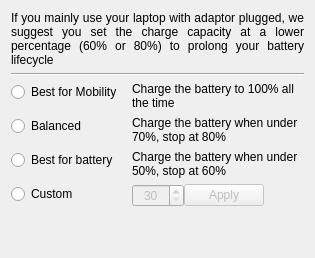
      <widget class="QWidget" name="batteryTab">
       <attribute name="title">
        <string>Battery</string>
       </attribute>
       <layout class="QVBoxLayout" name="verticalLayout">
        <item>
         <widget class="QLabel" name="label_5">
          <property name="text">
           <string>If you mainly use your laptop with adaptor plugged, we suggest you set the charge capacity at a lower percentage (60% or 80%) to prolong your battery lifecycle</string>
          </property>
          <property name="alignment">
           <set>Qt::AlignmentFlag::AlignJustify|Qt::AlignmentFlag::AlignVCenter</set>
          </property>
          <property name="wordWrap">
           <bool>true</bool>
          </property>
         </widget>
        </item>
        <item>
         <widget class="Line" name="line">
          <property name="orientation">
           <enum>Qt::Orientation::Horizontal</enum>
          </property>
         </widget>
        </item>
        <item>
         <layout class="QFormLayout" name="formLayout_2">
          <property name="fieldGrowthPolicy">
           <enum>QFormLayout::FieldGrowthPolicy::AllNonFixedFieldsGrow</enum>
          </property>
          <property name="rowWrapPolicy">
           <enum>QFormLayout::RowWrapPolicy::WrapLongRows</enum>
          </property>
          <property name="labelAlignment">
           <set>Qt::AlignmentFlag::AlignLeading|Qt::AlignmentFlag::AlignLeft|Qt::AlignmentFlag::AlignVCenter</set>
          </property>
          <property name="formAlignment">
           <set>Qt::AlignmentFlag::AlignHCenter|Qt::AlignmentFlag::AlignTop</set>
          </property>
          <property name="horizontalSpacing">
           <number>10</number>
          </property>
          <property name="verticalSpacing">
           <number>6</number>
          </property>
          <item row="0" column="0">
           <widget class="QRadioButton" name="bestMobilityRadioButton">
            <property name="text">
             <string>Best for Mobility</string>
            </property>
            <property name="checkable">
             <bool>true</bool>
            </property>
           </widget>
          </item>
          <item row="0" column="1">
           <widget class="QLabel" name="label_4">
            <property name="text">
             <string>Charge the battery to 100% all the time</string>
            </property>
            <property name="wordWrap">
             <bool>true</bool>
            </property>
           </widget>
          </item>
          <item row="1" column="0">
           <widget class="QRadioButton" name="balancedBatteryRadioButton">
            <property name="text">
             <string>Balanced</string>
            </property>
           </widget>
          </item>
          <item row="1" column="1">
           <widget class="QLabel" name="label_6">
            <property name="text">
             <string>Charge the battery when under 70%, stop at 80%</string>
            </property>
            <property name="wordWrap">
             <bool>true</bool>
            </property>
           </widget>
          </item>
          <item row="2" column="0">
           <widget class="QRadioButton" name="bestBatteryRadioButton">
            <property name="text">
             <string>Best for battery</string>
            </property>
           </widget>
          </item>
          <item row="2" column="1">
           <widget class="QLabel" name="label_7">
            <property name="text">
             <string>Charge the battery when under 50%, stop at 60%</string>
            </property>
            <property name="wordWrap">
             <bool>true</bool>
            </property>
           </widget>
          </item>
          <item row="3" column="0">
           <widget class="QRadioButton" name="customBatteryThresholdRadioButton">
            <property name="text">
             <string>Custom</string>
            </property>
           </widget>
          </item>
          <item row="3" column="1">
           <layout class="QHBoxLayout" name="horizontalLayout_3">
            <property name="sizeConstraint">
             <enum>QLayout::SizeConstraint::SetMinimumSize</enum>
            </property>
            <item>
             <widget class="QSpinBox" name="customBatteryThresholdSpinBox">
              <property name="enabled">
               <bool>false</bool>
              </property>
              <property name="minimumSize">
               <size>
                <width>52</width>
                <height>0</height>
               </size>
              </property>
              <property name="alignment">
               <set>Qt::AlignmentFlag::AlignCenter</set>
              </property>
              <property name="minimum">
               <number>30</number>
              </property>
              <property name="maximum">
               <number>100</number>
              </property>
             </widget>
            </item>
            <item>
             <widget class="QPushButton" name="customBatteryApplyButton">
              <property name="enabled">
               <bool>false</bool>
              </property>
              <property name="text">
               <string>Apply</string>
              </property>
             </widget>
            </item>
            <item>
             <spacer name="horizontalSpacer_3">
              <property name="orientation">
               <enum>Qt::Orientation::Horizontal</enum>
              </property>
              <property name="sizeHint" stdset="0">
               <size>
                <width>40</width>
                <height>20</height>
               </size>
              </property>
             </spacer>
            </item>
           </layout>
          </item>
         </layout>
        </item>
        <item>
         <spacer name="verticalSpacer_5">
          <property name="orientation">
           <enum>Qt::Orientation::Vertical</enum>
          </property>
          <property name="sizeHint" stdset="0">
           <size>
            <width>20</width>
            <height>40</height>
           </size>
          </property>
         </spacer>
        </item>
       </layout>
      </widget>
